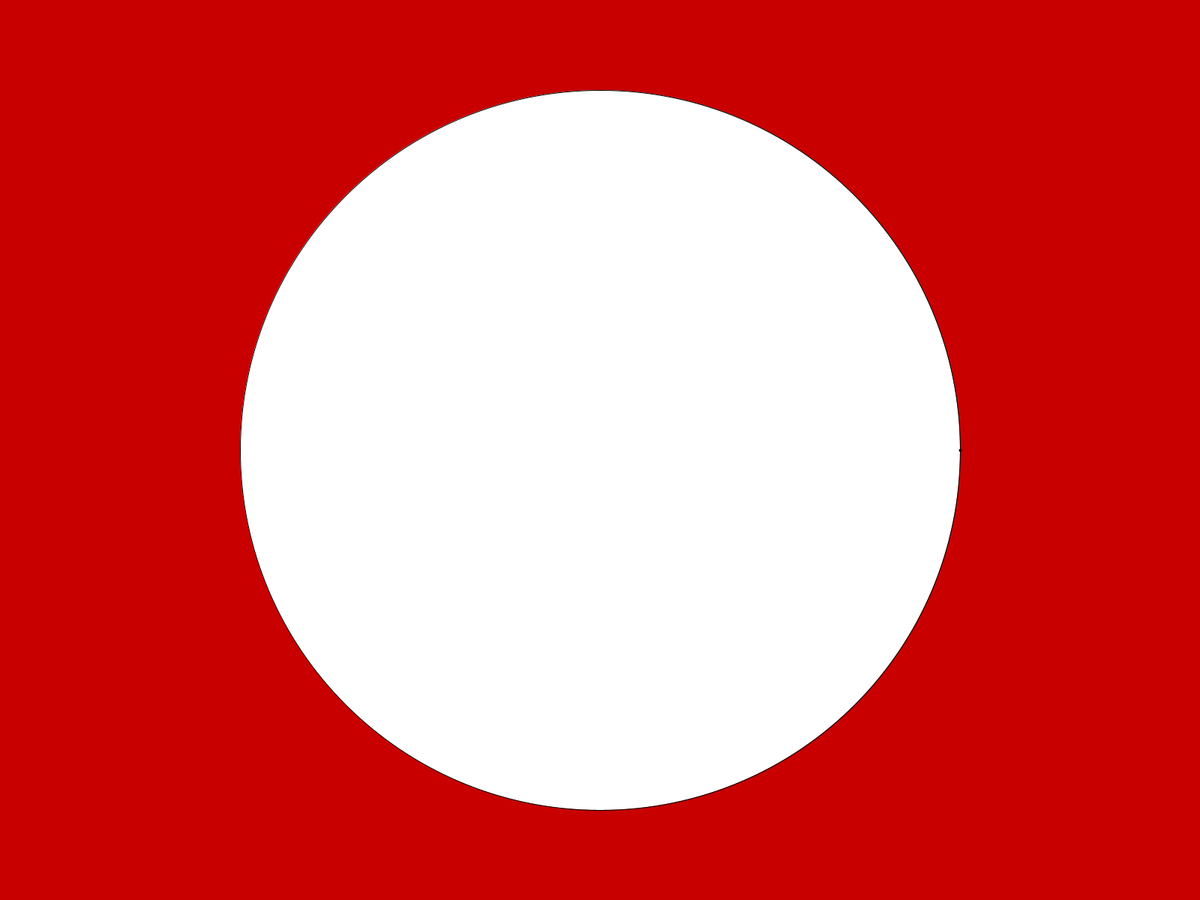
Frame 1 (no input)
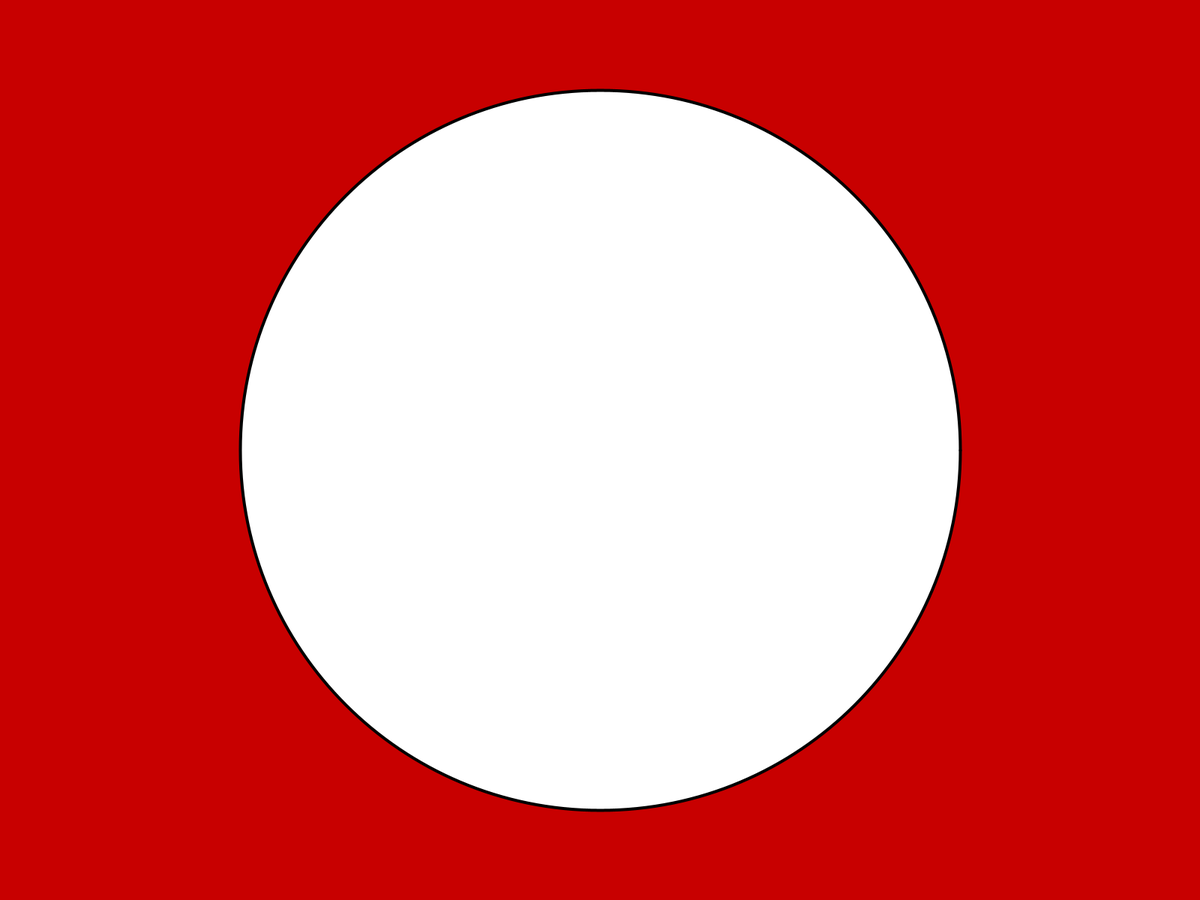
Frame 60 (the mouse pressed at the canvas centre just before this capture)
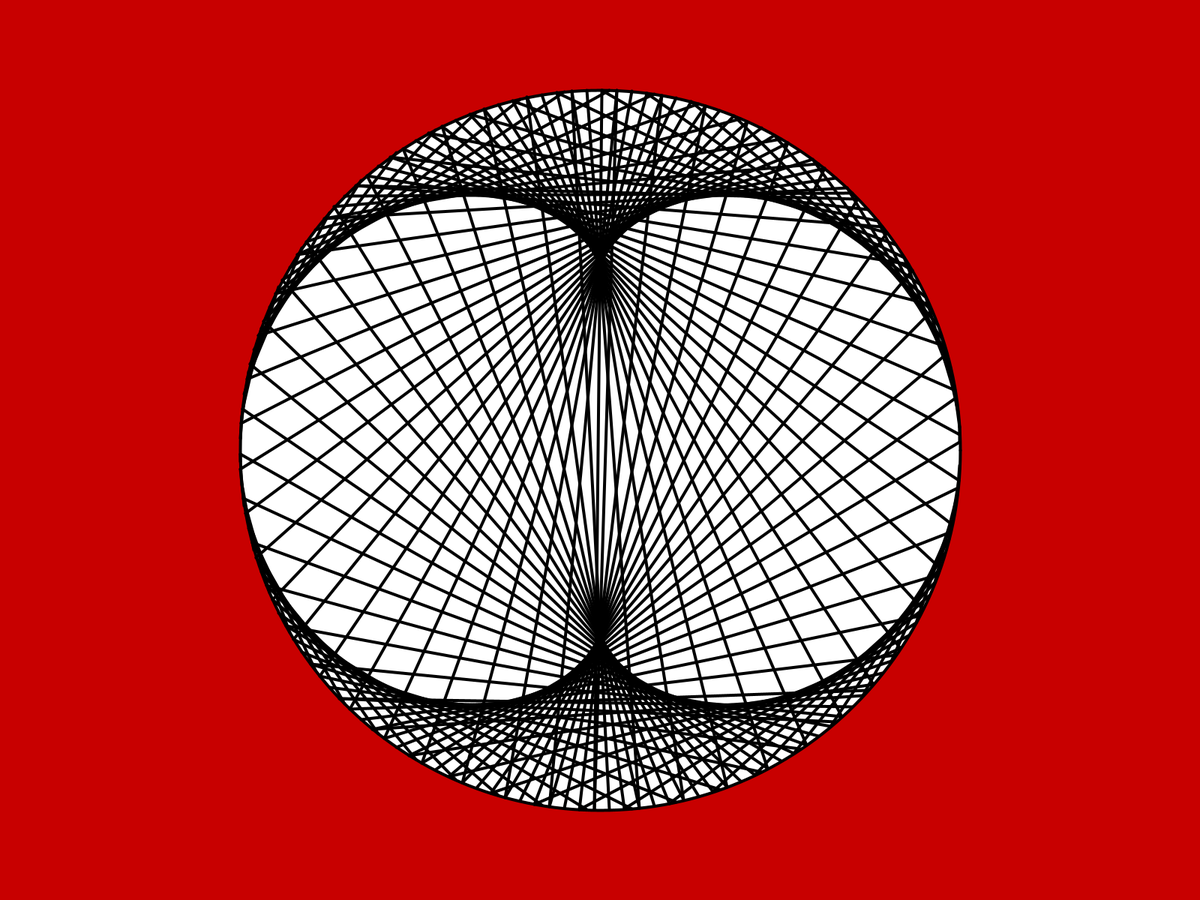
Frame 120 (the mouse held since frame 60 and released just before this capture)

The Processing sketch that drew these frames (run headless with seeded random() and noise(); from frame 60 on, the mouse is pressed at the canvas centre):

// Processing sketch: CorazonProcessing
// ── CorazonProcessing.pde
float r = 300;
float cantidad = 150;
float factor = 2;

void setup() {
  //size(800, 800);
  fullScreen();
  r = height*0.4;
}

void draw() {

  cantidad  = map(mouseX, 0, width, 1, 300);
  factor = (map(mouseY, 0, height, 1, 5));

  background(200, 0, 0);
  translate(width/2, height/2);
  fill(255);
  circle(0, 0, r*2);
  //fill(0, 200, 0);
  //for (int i = 0; i < cantidad; i++) {
  //  PVector Circulo = BuscarCirculo(i, cantidad);
  //  circle(Circulo.x, Circulo.y, 20);
  //}

  strokeWeight(4);
  for (int i = 0; i < cantidad; i++) {
    PVector P1 = BuscarCirculo(i, cantidad);
    PVector P2 = BuscarCirculo(i*factor, cantidad);
    line(P1.x, P1.y, P2.x, P2.y);
  }
}

PVector BuscarCirculo(float i, float Total) {
  float Angulo = map(i % Total, 0, Total, 0, TWO_PI);
  PVector Vector = PVector.fromAngle(Angulo);
  Vector.mult(r);
  return Vector;
}
